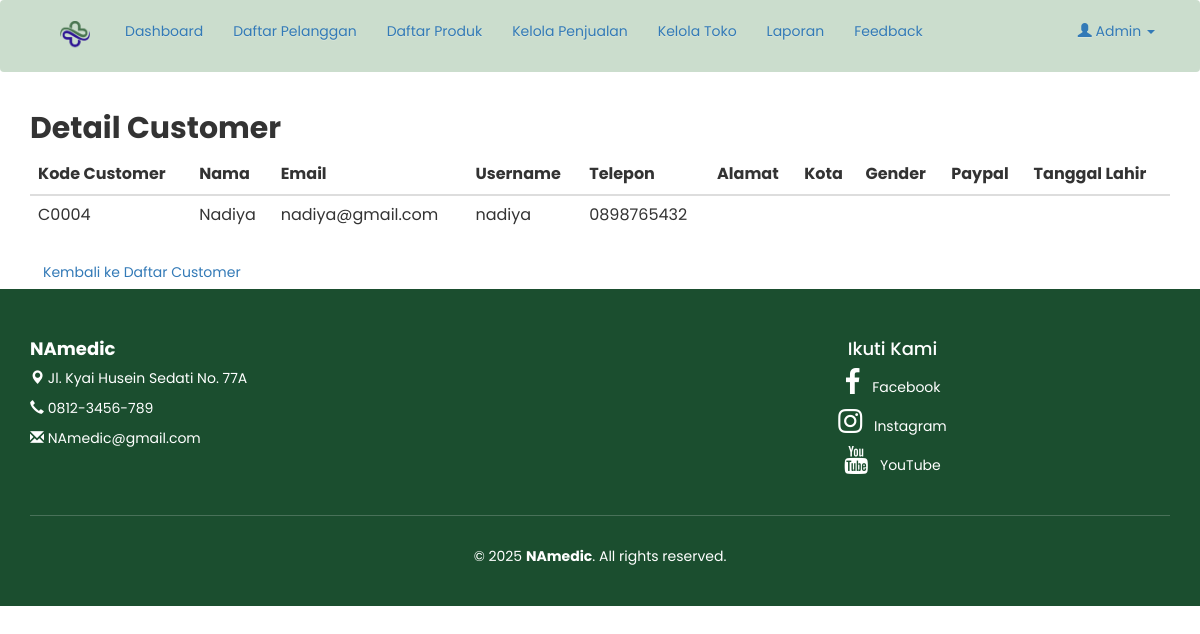
Screenshot of /admin/detail_customer.php?kode=C0004 (signed in) with the database file from the repository.
### tables this page shows
CREATE TABLE `customer` (
  `kode_customer` varchar(100) NOT NULL,
  `nama` varchar(100) NOT NULL,
  `email` varchar(100) NOT NULL,
  `username` varchar(100) NOT NULL,
  `password` varchar(100) NOT NULL,
  `telp` varchar(200) NOT NULL,
  `alamat` varchar(255) DEFAULT NULL,
  `kota` varchar(100) DEFAULT NULL,
  `gender` enum('L','P') DEFAULT NULL,
  `paypal` varchar(255) DEFAULT NULL,
  `image` varchar(255) DEFAULT NULL,
  `ttl` date DEFAULT NULL
);

### admin/detail_customer.php (the view, shortened to what this page needs)
<head>
</head>
<?php
include 'header.php';
$kode_customer = $_GET['kode'];
$query = mysqli_query($conn, "SELECT * FROM customer WHERE kode_customer = '$kode_customer'");
$data = mysqli_fetch_assoc($query);
?>
<div class="container">
    <h2><b>Detail Customer</b></h2>
    <table class="table">
        <thead>
            <tr>
                <th scope="col">Kode Customer</th>
                <th scope="col">Nama</th>
                <th scope="col">Email</th>
                <th scope="col">Username</th>
                <th scope="col">Telepon</th>
                <th scope="col">Alamat</th>
                <th scope="col">Kota</th>
                <th scope="col">Gender</th>
                <th scope="col">Paypal</th>
                <th scope="col">Tanggal Lahir</th>
            </tr>
        </thead>
        <tbody>
            <tr>
                <td><?= $data['kode_customer']; ?></td>
                <td><?= $data['nama']; ?></td>
                <td><?= $data['email']; ?></td>
                <td><?= $data['username']; ?></td>
                <td><?= $data['telp']; ?></td>
                <td><?= $data['alamat']; ?></td>
                <td><?= $data['kota']; ?></td>
                <td><?= $data['gender']; ?></td>
                <td><?= $data['paypal']; ?></td>
                <td><?= $data['ttl']; ?></td>
            </tr>
        </tbody>
    </table>
    <a href="m_customer.php" class="btn btn-secondary">Kembali ke Daftar Customer</a>
</div>
<?php
include 'footer.php';
?>

### css/style.css (style rules this page uses)
body { margin:0; padding: 0; }

### admin/detail_customer.php (style rules this page uses)
body { font-family: poppins; }

### rows the page displays
customer: kode_customer "C0004", nama "Nadiya", email "nadiya@gmail.com", username "nadiya", telp "0898765432"
